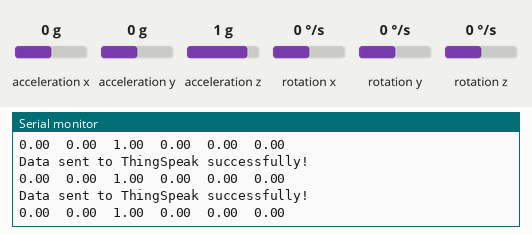
Recording of a sketch running on a simulated Arduino Nano 33 IoT. Parts: the last lines printed to the serial monitor. The inputs (shaded band) are chosen by the test bench; at power-on: acceleration x 0 g, acceleration y 0 g, acceleration z 1 g, rotation x 0 °/s, rotation y 0 °/s, rotation z 0 °/s. WiFi joins after 1.5 s; servers stay silent unless stated.

Above: at 2.7 s.
2.8 s: acceleration x set to -1.4 g
At 3.23 s:
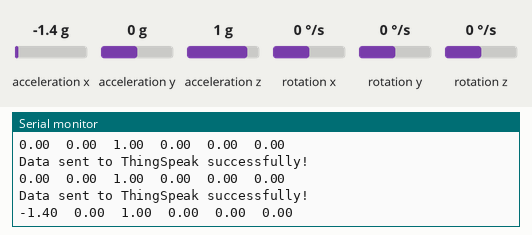
4.3 s: acceleration y set to -1.4 g
At 4.44 s:
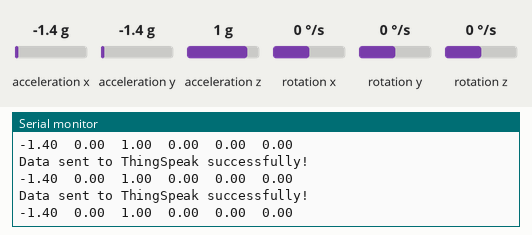
5.8 s: acceleration z set to -1.4 g
At 5.95 s:
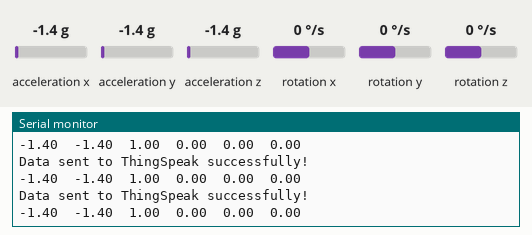
7.3 s: rotation x set to -192 °/s
At 7.47 s:
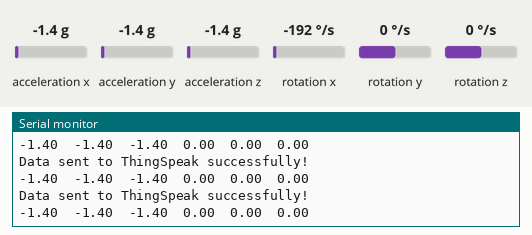
8.8 s: rotation y set to -192 °/s
At 8.98 s:
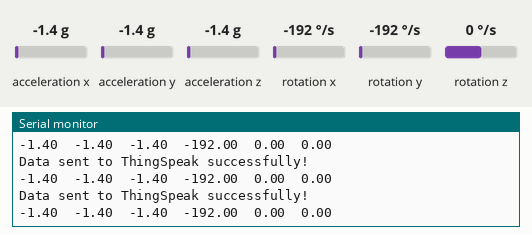

The sketch:

acc_qyro_thingspeak.ino
```cpp
#include <Arduino_LSM6DS3.h>
#include <WiFiNINA.h>
#include <ThingSpeak.h>

const char *ssid = "JioFiber-QhM58";
const char *password = "9550286930";
const char *thingSpeakApiKey ="CA3MN4QRPK7554G5";
const unsigned long channelId = 2370870;

WiFiClient client; // Declare a client object

void setup() {
  Serial.begin(9600);
  while (!Serial);

  if (WiFi.begin(ssid, password) != WL_CONNECTED) {
    Serial.println("Failed to connect to WiFi");
    while (1);
  }

  ThingSpeak.begin(client); // Pass the client object to ThingSpeak

  if (!IMU.begin()) {
    Serial.println("Failed to initialize IMU!");
    while (1);
  }

  Serial.print("Accelerometer sample rate = ");
  Serial.print(IMU.accelerationSampleRate());
  Serial.println(" Hz");

  Serial.print("Gyroscope sample rate = ");
  Serial.print(IMU.gyroscopeSampleRate());
  Serial.println(" Hz");

  Serial.println();
  Serial.println("Acceleration in g's\tGyroscope in degrees/second");
  Serial.println("X\tY\tZ\tX\tY\tZ");
}

void loop() {
  float ax, ay, az, gx, gy, gz;

  if (IMU.accelerationAvailable() && IMU.gyroscopeAvailable()) {
    IMU.readAcceleration(ax, ay, az);
    IMU.readGyroscope(gx, gy, gz);

    Serial.print(ax);
    Serial.print('\t');
    Serial.print(ay);
    Serial.print('\t');
    Serial.print(az);
    Serial.print('\t');

    Serial.print(gx);
    Serial.print('\t');
    Serial.print(gy);
    Serial.print('\t');
    Serial.println(gz);

    // Send data to ThingSpeak
    ThingSpeak.setField(1, ax);
    ThingSpeak.setField(2, ay);
    ThingSpeak.setField(3, az);
    ThingSpeak.setField(4, gx);
    ThingSpeak.setField(5, gy);
    ThingSpeak.setField(6, gz);

    int response = ThingSpeak.writeFields(channelId, thingSpeakApiKey);

    if (response == 200) {
      Serial.println("Data sent to ThingSpeak successfully!");
    } else {
      Serial.println("Error sending data to ThingSpeak. HTTP error code: " + String(response));
    }

    //delay(15000);  // Adjust the delay as needed
  }
}
```

Measured:
- after the input at 2.8 s, the serial monitor: prints a new line after 0.22 s (image 1)
